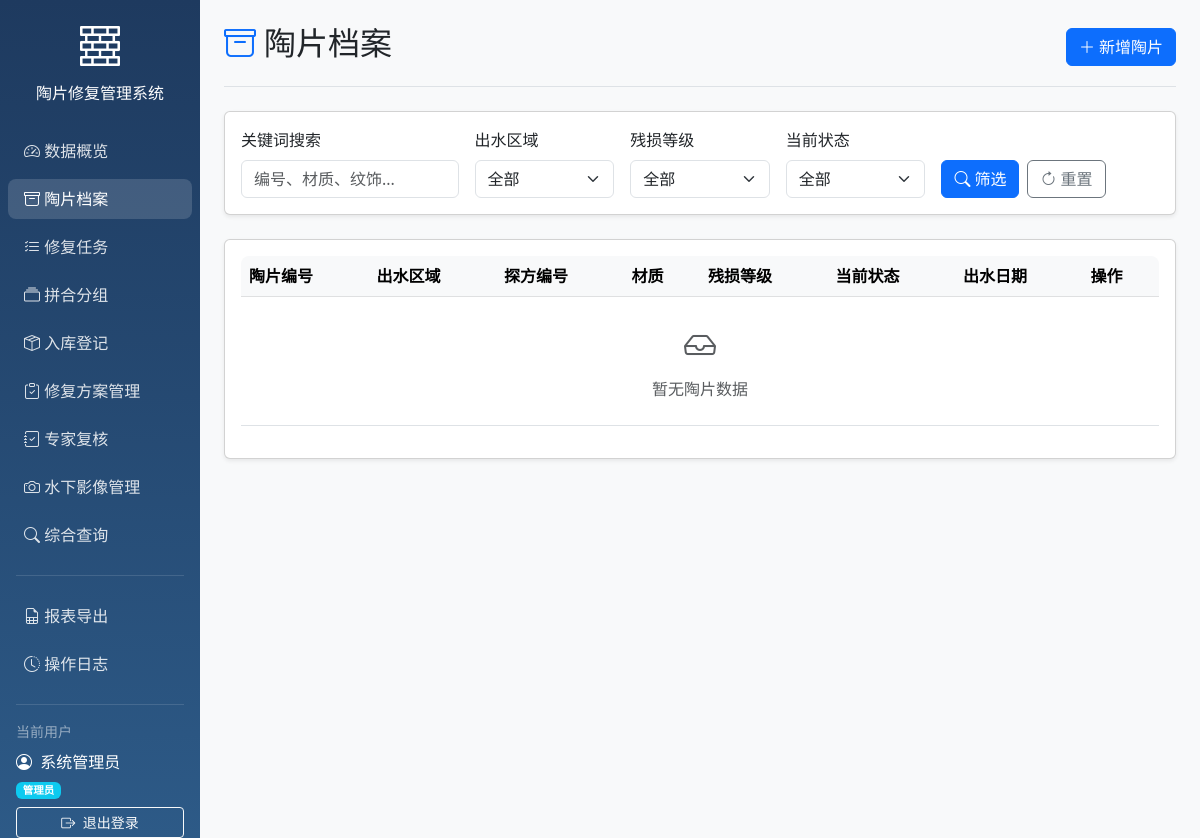
/potteries (signed in), run on an earlier commit of the app's database.
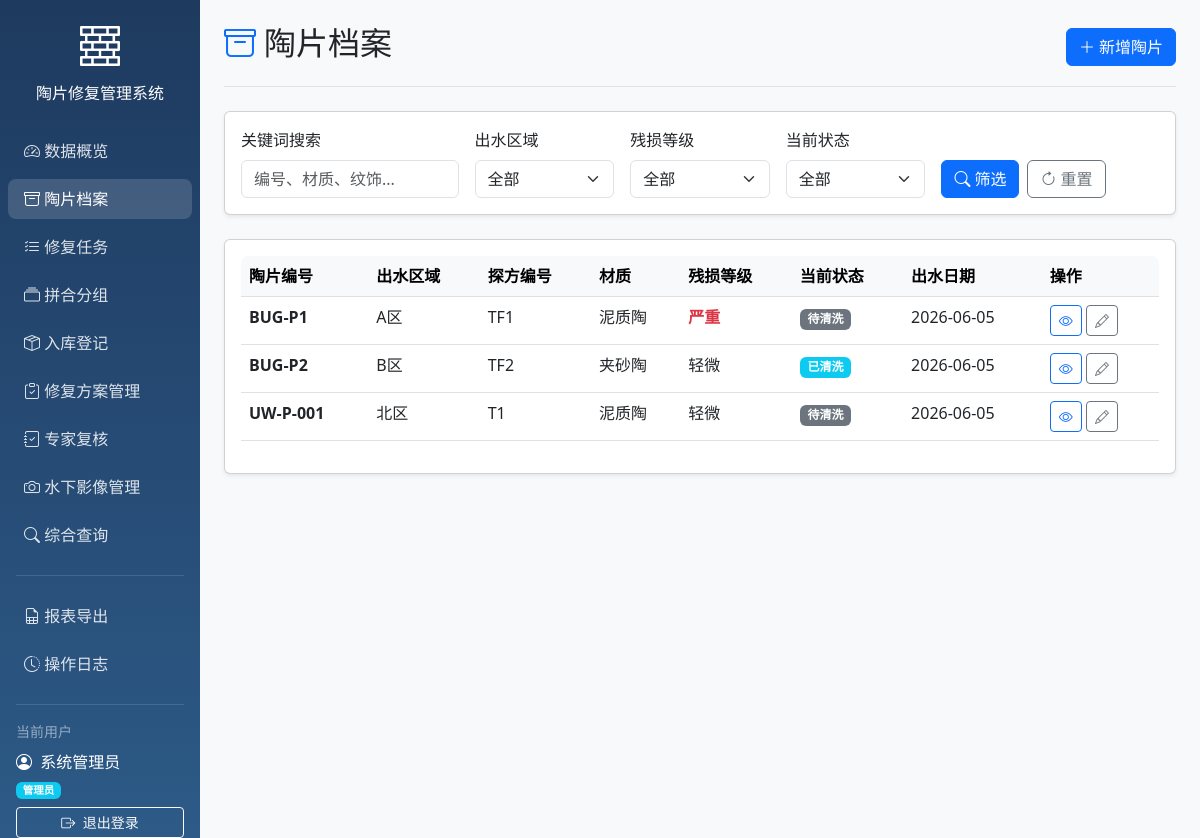
And on a later commit of the database.
### models/models.py (models this page shows)
class Pottery(Base):
    __tablename__ = "potteries"
    id = Column(Integer, primary_key=True, index=True)
    pottery_number = Column(String, unique=True, index=True)
    water_area = Column(String)
    trench_number = Column(String)
    material = Column(String)
    decoration_description = Column(Text)
    damage_level = Column(String)
    current_status = Column(String)
    recovery_date = Column(Date)
    created_at = Column(DateTime(timezone=True), server_default=func.now())
    updated_at = Column(DateTime(timezone=True), onupdate=func.now())
    is_locked = Column(Boolean, default=False)
    cleaning_records = relationship("CleaningRecord", back_populates="pottery")
    pottery_groups = relationship("PotteryGroupMember", back_populates="pottery")
    storage_record = relationship("StorageRecord", uselist=False, back_populates="pottery")
    images = relationship("PotteryImage", back_populates="pottery", cascade="all, delete-orphan")
    repair_tasks = relationship("RepairTask", back_populates="pottery")

### main.py (the view)
@app.get("/potteries", response_class=HTMLResponse)
async def list_potteries(
    request: Request,
    current_user: User = Depends(get_current_user),
    db: Session = Depends(get_db),
    keyword: Optional[str] = None,
    water_area: Optional[str] = None,
    damage_level: Optional[str] = None,
    current_status: Optional[str] = None
):
    query = db.query(Pottery)
    if keyword:
        query = query.filter(or_(
            Pottery.pottery_number.contains(keyword),
            Pottery.decoration_description.contains(keyword),
            Pottery.material.contains(keyword)
        ))
    if water_area:
        query = query.filter(Pottery.water_area == water_area)
    if damage_level:
        query = query.filter(Pottery.damage_level == damage_level)
    if current_status:
        query = query.filter(Pottery.current_status == current_status)
    potteries = query.order_by(Pottery.created_at.desc()).all()
    water_areas = [r[0] for r in db.query(Pottery.water_area).distinct().all() if r[0]]
    return templates.TemplateResponse("potteries.html", {
        "request": request,
        "current_user": current_user,
        "potteries": potteries,
        "keyword": keyword,
        "water_area": water_area,
        "damage_level": damage_level,
        "current_status": current_status,
        "water_areas": water_areas
    })

### templates/potteries.html (shortened to what the changed rows need)
{% extends "base.html" %}
{% block body %}
<div class="container-fluid">
    <div class="row">
        <main class="col-md-9 ms-sm-auto col-lg-10 px-md-4 main-content">
            <div class="d-flex justify-content-between flex-wrap flex-md-nowrap align-items-center pt-4 pb-3 mb-4 border-bottom">
                <h1 class="h2">
                    <i class="bi bi-archive text-primary me-2"></i>陶片档案
                </h1>
            </div>
            <div class="card shadow-sm">
                <div class="card-body">
                    <div class="table-responsive">
                        <table class="table table-hover">
                            <thead class="table-light">
                                <tr>
                                    <th>陶片编号</th>
                                    <th>出水区域</th>
                                    <th>探方编号</th>
                                    <th>材质</th>
                                    <th>残损等级</th>
                                    <th>当前状态</th>
                                    <th>出水日期</th>
                                    <th>操作</th>
                                </tr>
                            </thead>
                            <tbody>
                                {% for p in potteries %}
                                <tr>
                                    <td><strong>{{ p.pottery_number }}</strong></td>
                                    <td>{{ p.water_area }}</td>
                                    <td>{{ p.trench_number }}</td>
                                    <td>{{ p.material }}</td>
                                    <td>
                                        {% if p.damage_level == '严重' %}
                                        <span class="damage-severe">{{ p.damage_level }}</span>
                                        {% else %}
                                        {{ p.damage_level }}
                                        {% endif %}
                                    </td>
                                    <td>
                                        {% if p.current_status == '已入库' %}
                                        <span class="badge bg-success">{{ p.current_status }}</span>
                                        {% elif p.current_status == '已清洗' %}
                                        <span class="badge bg-info">{{ p.current_status }}</span>
                                        {% else %}
                                        <span class="badge bg-secondary">{{ p.current_status }}</span>
                                        {% endif %}
                                    </td>
                                    <td>{{ p.recovery_date }}</td>
                                    <td>
                                        <a href="/potteries/{{ p.id }}" class="btn btn-sm btn-outline-primary">
                                            <i class="bi bi-eye"></i>
                                        </a>
                                        <a href="/potteries/{{ p.id }}/edit" class="btn btn-sm btn-outline-secondary">
                                            <i class="bi bi-pencil"></i>
                                        </a>
                                    </td>
                                </tr>
                                {% else %}
                                <tr>
                                    <td colspan="8" class="text-center text-muted py-4">
                                        <i class="bi bi-inbox" style="font-size: 2rem;"></i>
                                        <p class="mt-2 mb-0">暂无陶片数据</p>
                                    </td>
                                </tr>
                                {% endfor %}
                            </tbody>
                        </table>
                    </div>
                </div>
            </div>
        </main>
    </div>
</div>
{% endblock %}

What changed in the data, as far as the page shows it:
added Pottery: pottery_number "BUG-P1", water_area "A区", trench_number "TF1", material "泥质陶", damage_level "严重", current_status "待清洗", recovery_date "2026-06-05"
added Pottery: pottery_number "BUG-P2", water_area "B区", trench_number "TF2", material "夹砂陶", damage_level "轻微", current_status "已清洗", recovery_date "2026-06-05"
added Pottery: pottery_number "UW-P-001", water_area "北区", trench_number "T1", material "泥质陶", damage_level "轻微", current_status "待清洗", recovery_date "2026-06-05"
Also different on the page:
text no longer shown: "暂无陶片数据"
